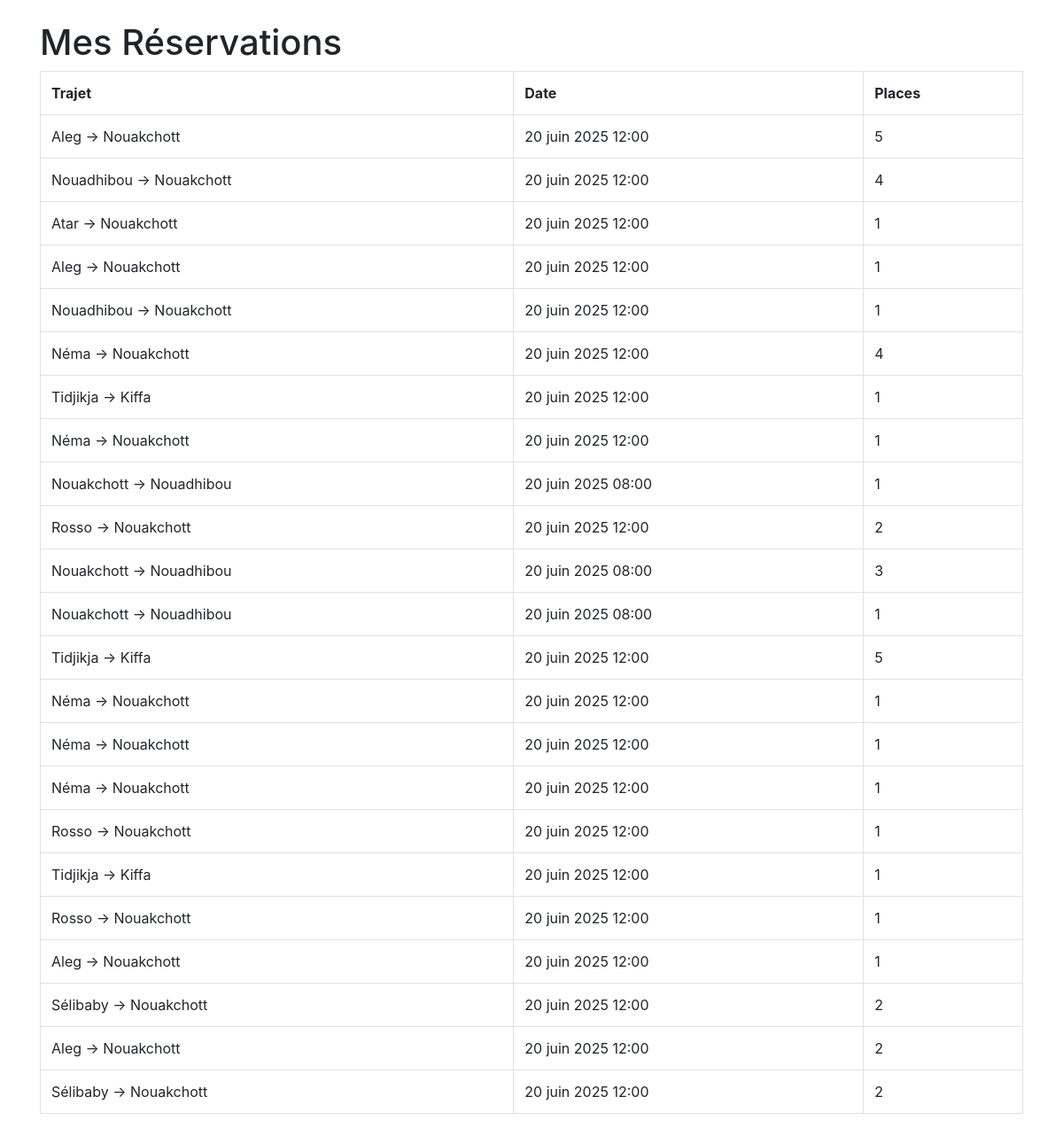
The app's page /mes-reservations/ (signed in) with its own data.
### reservation/models.py (models this page shows, shortened)
class Reservation(models.Model):
    utilisateur = models.ForeignKey(User, on_delete=models.CASCADE, null=True, blank=True)
    nom_client = models.CharField(max_length=100)
    email = models.EmailField()
    trajet = models.ForeignKey(Trajet, on_delete=models.CASCADE)
    nombre_places = models.PositiveIntegerField()
    paiement_effectué = models.BooleanField(default=False)

class Trajet(models.Model):
    depart = models.ForeignKey(Ville, related_name='depart', on_delete=models.CASCADE)
    arrivee = models.ForeignKey(Ville, related_name='arrivee', on_delete=models.CASCADE)
    date_depart = models.DateTimeField()
    prix = models.DecimalField(max_digits=6, decimal_places=2)
    places_disponibles = models.PositiveIntegerField(default=50)  # ex: 50 places max

class Ville(models.Model):
    nom = models.CharField(max_length=100)
    def __str__(self):
        return self.nom

### reservation/views.py (the view)
# urls.py: path('mes-reservations/', views.mes_reservations, name='mes_reservations'),
@login_required
def mes_reservations(request):
    reservations = Reservation.objects.filter(utilisateur=request.user)
    return render(request, 'reservation/mes_reservations.html', {'reservations': reservations})

### reservation/templates/reservation/mes_reservations.html (shortened to what this page needs)
<!DOCTYPE html>
<html>
<head>
    <link rel="stylesheet" href="https://cdn.jsdelivr.net/npm/bootstrap@4.5.3/dist/css/bootstrap.min.css">
</head>
<body class="container mt-4">
    <h1>Mes Réservations</h1>
    <table class="table table-bordered">
        <tr>
            <th>Trajet</th>
            <th>Date</th>
            <th>Places</th>
        </tr>
        {% for r in reservations %}
        <tr>
            <td>{{ r.trajet.depart }} → {{ r.trajet.arrivee }}</td>
            <td>{{ r.trajet.date_depart }}</td>
            <td>{{ r.nombre_places }}</td>
        </tr>
        {% endfor %}
    </table>
</body>
</html>

### records on screen
Reservation: trajet.depart "Aleg", trajet.arrivee "Nouakchott", trajet.date_depart "20 juin 2025 12:00", nombre_places "5"
Reservation: trajet.depart "Nouadhibou", trajet.arrivee "Nouakchott", trajet.date_depart "20 juin 2025 12:00", nombre_places "4"
Reservation: trajet.depart "Atar", trajet.arrivee "Nouakchott", trajet.date_depart "20 juin 2025 12:00", nombre_places "1"
Reservation: trajet.depart "Aleg", trajet.arrivee "Nouakchott", trajet.date_depart "20 juin 2025 12:00", nombre_places "1"
Reservation: trajet.depart "Nouadhibou", trajet.arrivee "Nouakchott", trajet.date_depart "20 juin 2025 12:00", nombre_places "1"
Reservation: trajet.depart "Néma", trajet.arrivee "Nouakchott", trajet.date_depart "20 juin 2025 12:00", nombre_places "4"
Reservation: trajet.depart "Tidjikja", trajet.arrivee "Kiffa", trajet.date_depart "20 juin 2025 12:00", nombre_places "1"
Reservation: trajet.depart "Néma", trajet.arrivee "Nouakchott", trajet.date_depart "20 juin 2025 12:00", nombre_places "1"
Reservation: trajet.depart "Nouakchott", trajet.arrivee "Nouadhibou", trajet.date_depart "20 juin 2025 08:00", nombre_places "1"
Reservation: trajet.depart "Rosso", trajet.arrivee "Nouakchott", trajet.date_depart "20 juin 2025 12:00", nombre_places "2"
Reservation: trajet.depart "Nouakchott", trajet.arrivee "Nouadhibou", trajet.date_depart "20 juin 2025 08:00", nombre_places "3"
Reservation: trajet.depart "Nouakchott", trajet.arrivee "Nouadhibou", trajet.date_depart "20 juin 2025 08:00", nombre_places "1"
Reservation: trajet.depart "Tidjikja", trajet.arrivee "Kiffa", trajet.date_depart "20 juin 2025 12:00", nombre_places "5"
Reservation: trajet.depart "Néma", trajet.arrivee "Nouakchott", trajet.date_depart "20 juin 2025 12:00", nombre_places "1"
Reservation: trajet.depart "Néma", trajet.arrivee "Nouakchott", trajet.date_depart "20 juin 2025 12:00", nombre_places "1"
Reservation: trajet.depart "Néma", trajet.arrivee "Nouakchott", trajet.date_depart "20 juin 2025 12:00", nombre_places "1"
Reservation: trajet.depart "Rosso", trajet.arrivee "Nouakchott", trajet.date_depart "20 juin 2025 12:00", nombre_places "1"
Reservation: trajet.depart "Tidjikja", trajet.arrivee "Kiffa", trajet.date_depart "20 juin 2025 12:00", nombre_places "1"
Reservation: trajet.depart "Rosso", trajet.arrivee "Nouakchott", trajet.date_depart "20 juin 2025 12:00", nombre_places "1"
Reservation: trajet.depart "Aleg", trajet.arrivee "Nouakchott", trajet.date_depart "20 juin 2025 12:00", nombre_places "1"
Reservation: trajet.depart "Sélibaby", trajet.arrivee "Nouakchott", trajet.date_depart "20 juin 2025 12:00", nombre_places "2"
Reservation: trajet.depart "Aleg", trajet.arrivee "Nouakchott", trajet.date_depart "20 juin 2025 12:00", nombre_places "2"
Reservation: trajet.depart "Sélibaby", trajet.arrivee "Nouakchott", trajet.date_depart "20 juin 2025 12:00", nombre_places "2"
